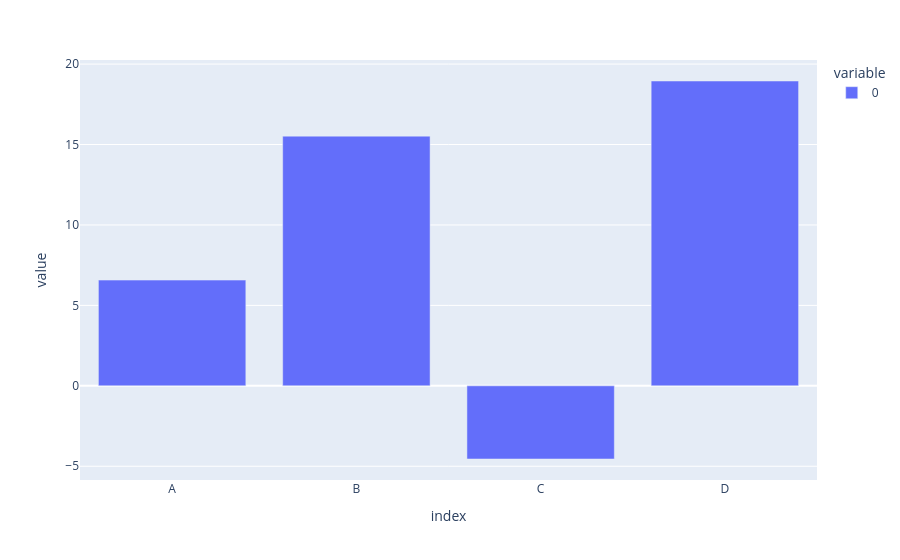

Notebook code for this chart:
### Code cell
#df.count().iplot(kind='bar')
fig = px.bar(df.sum())
fig.show()

### Figure 1 — Plotly figure (JSON) as saved in the notebook; plotly's stock layout.template omitted (floating-point values rounded to 4 significant figures)
{"data": [{"hovertemplate": "variable=0<br>index=%{x}<br>value=%{y}<extra></extra>", "legendgroup": "0", "marker": {"color": "#636efa", "pattern": {"shape": ""}}, "name": "0", "orientation": "v", "showlegend": true, "textposition": "auto", "type": "bar", "x": ["A", "B", "C", "D"], "xaxis": "x", "y": [6.573, 15.52, -4.549, 18.95], "yaxis": "y"}], "layout": {"barmode": "relative", "legend": {"title": {"text": "variable"}, "tracegroupgap": 0}, "margin": {"t": 60}, "xaxis": {"anchor": "y", "domain": [0, 1], "title": {"text": "index"}}, "yaxis": {"anchor": "x", "domain": [0, 1], "title": {"text": "value"}}}}
